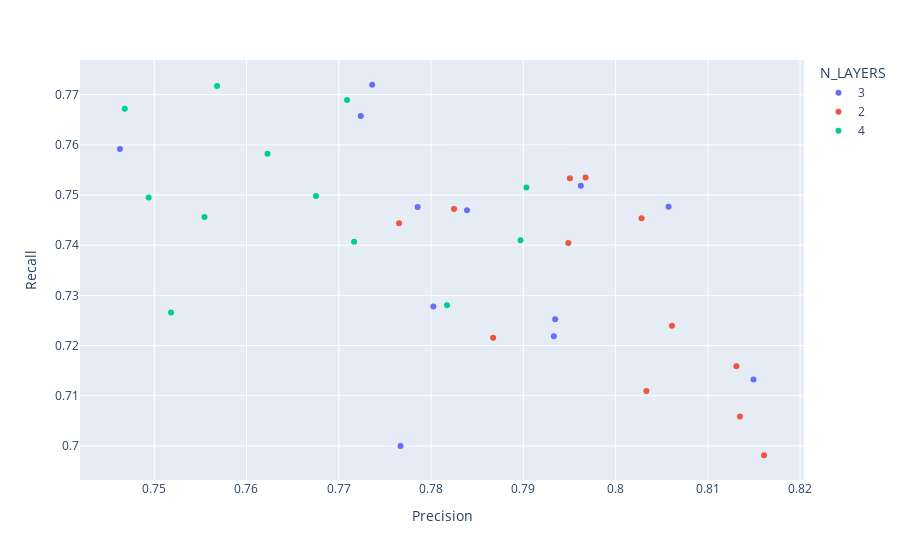

The cell this chart's notebook holds for it:
### Code cell
subdf_gridsearch = df_gridsearch[df_gridsearch["BIDIRECTIONAL"] == "True"]
px.scatter(subdf_gridsearch, x="Precision", y="Recall", color="N_LAYERS", hover_data=subdf_gridsearch.columns)

### Figure 1 — Plotly figure (JSON) as saved in the notebook; plotly's stock layout.template omitted (floating-point values rounded to 4 significant figures)
{"data": [{"customdata": [["128", "128", "3", "0.5", "True", 0.3697, 0.7729], ["128", "128", "3", "0.4", "True", 0.3532, 0.7709], ["256", "256", "3", "0.5", "True", 0.3701, 0.7704], ["256", "128", "3", "0.5", "True", 0.3788, 0.7662], ["128", "256", "3", "0.4", "True", 0.3597, 0.7627], ["128", "256", "3", "0.5", "True", 0.363, 0.7605], ["256", "128", "3", "0.3", "True", 0.3453, 0.7577], ["256", "256", "3", "0.3", "True", 0.3691, 0.755], ["128", "256", "3", "0.3", "True", 0.369, 0.7536], ["256", "128", "3", "0.4", "True", 0.3721, 0.7508], ["128", "128", "3", "0.3", "True", 0.3473, 0.7504], ["256", "256", "3", "0.4", "True", 0.3697, 0.7335]], "hovertemplate": "N_LAYERS=%{customdata[2]}<br>Precision=%{x}<br>Recall=%{y}<br>EMBEDDING_DIM=%{customdata[0]}<br>HIDDEN_DIM=%{customdata[1]}<br>DROPOUT=%{customdata[3]}<br>BIDIRECTIONAL=%{customdata[4]}<br>Loss=%{customdata[5]}<br>F1-score=%{customdata[6]}<extra></extra>", "legendgroup": "3", "marker": {"color": "#636efa", "symbol": "circle"}, "mode": "markers", "name": "3", "orientation": "v", "showlegend": true, "type": "scatter", "x": [0.8057, 0.7962, 0.7736, 0.7724, 0.7839, 0.7786, 0.815, 0.7935, 0.7933, 0.7463, 0.7802, 0.7767], "xaxis": "x", "y": [0.7476, 0.7519, 0.772, 0.7658, 0.747, 0.7476, 0.7133, 0.7253, 0.7219, 0.7592, 0.7278, 0.7], "yaxis": "y"}, {"customdata": [["256", "128", "2", "0.4", "True", 0.3422, 0.7714], ["128", "256", "2", "0.5", "True", 0.3477, 0.7707], ["256", "128", "2", "0.5", "True", 0.3439, 0.7703], ["128", "128", "2", "0.4", "True", 0.3365, 0.7636], ["128", "128", "2", "0.3", "True", 0.3461, 0.7619], ["128", "128", "2", "0.5", "True", 0.3503, 0.7593], ["128", "256", "2", "0.3", "True", 0.3609, 0.7585], ["256", "256", "2", "0.5", "True", 0.355, 0.7573], ["128", "256", "2", "0.4", "True", 0.3517, 0.7528], ["256", "256", "2", "0.4", "True", 0.3525, 0.7515], ["256", "128", "2", "0.3", "True", 0.3404, 0.7501], ["256", "256", "2", "0.3", "True", 0.3607, 0.749]], "hovertemplate": "N_LAYERS=%{customdata[2]}<br>Precision=%{x}<br>Recall=%{y}<br>EMBEDDING_DIM=%{customdata[0]}<br>HIDDEN_DIM=%{customdata[1]}<br>DROPOUT=%{customdata[3]}<br>BIDIRECTIONAL=%{customdata[4]}<br>Loss=%{customdata[5]}<br>F1-score=%{customdata[6]}<extra></extra>", "legendgroup": "2", "marker": {"color": "#EF553B", "symbol": "circle"}, "mode": "markers", "name": "2", "orientation": "v", "showlegend": true, "type": "scatter", "x": [0.7968, 0.795, 0.8028, 0.7949, 0.7825, 0.8061, 0.8131, 0.7765, 0.8135, 0.8033, 0.7867, 0.8161], "xaxis": "x", "y": [0.7535, 0.7533, 0.7454, 0.7404, 0.7472, 0.724, 0.7159, 0.7444, 0.7059, 0.711, 0.7216, 0.6981], "yaxis": "y"}, {"customdata": [["256", "128", "4", "0.5", "True", 0.3814, 0.7679], ["256", "256", "4", "0.3", "True", 0.3876, 0.7677], ["128", "256", "4", "0.3", "True", 0.3732, 0.7617], ["128", "256", "4", "0.4", "True", 0.3639, 0.7617], ["128", "128", "4", "0.3", "True", 0.3634, 0.758], ["128", "128", "4", "0.5", "True", 0.3695, 0.7564], ["256", "128", "4", "0.4", "True", 0.3744, 0.7542], ["256", "128", "4", "0.3", "True", 0.359, 0.7529], ["128", "128", "4", "0.4", "True", 0.3709, 0.7509], ["256", "256", "4", "0.4", "True", 0.3748, 0.7486], ["128", "256", "4", "0.5", "True", 0.3979, 0.7467], ["256", "256", "4", "0.5", "True", 0.3994, 0.7366]], "hovertemplate": "N_LAYERS=%{customdata[2]}<br>Precision=%{x}<br>Recall=%{y}<br>EMBEDDING_DIM=%{customdata[0]}<br>HIDDEN_DIM=%{customdata[1]}<br>DROPOUT=%{customdata[3]}<br>BIDIRECTIONAL=%{customdata[4]}<br>Loss=%{customdata[5]}<br>F1-score=%{customdata[6]}<extra></extra>", "legendgroup": "4", "marker": {"color": "#00cc96", "symbol": "circle"}, "mode": "markers", "name": "4", "orientation": "v", "showlegend": true, "type": "scatter", "x": [0.7709, 0.7903, 0.7568, 0.7897, 0.7623, 0.7675, 0.7468, 0.7717, 0.7817, 0.7554, 0.7494, 0.7518], "xaxis": "x", "y": [0.7689, 0.7515, 0.7718, 0.741, 0.7582, 0.7498, 0.7672, 0.7407, 0.728, 0.7456, 0.7495, 0.7266], "yaxis": "y"}], "layout": {"legend": {"title": {"text": "N_LAYERS"}, "tracegroupgap": 0}, "margin": {"t": 60}, "xaxis": {"anchor": "y", "domain": [0, 1], "title": {"text": "Precision"}}, "yaxis": {"anchor": "x", "domain": [0, 1], "title": {"text": "Recall"}}}}
